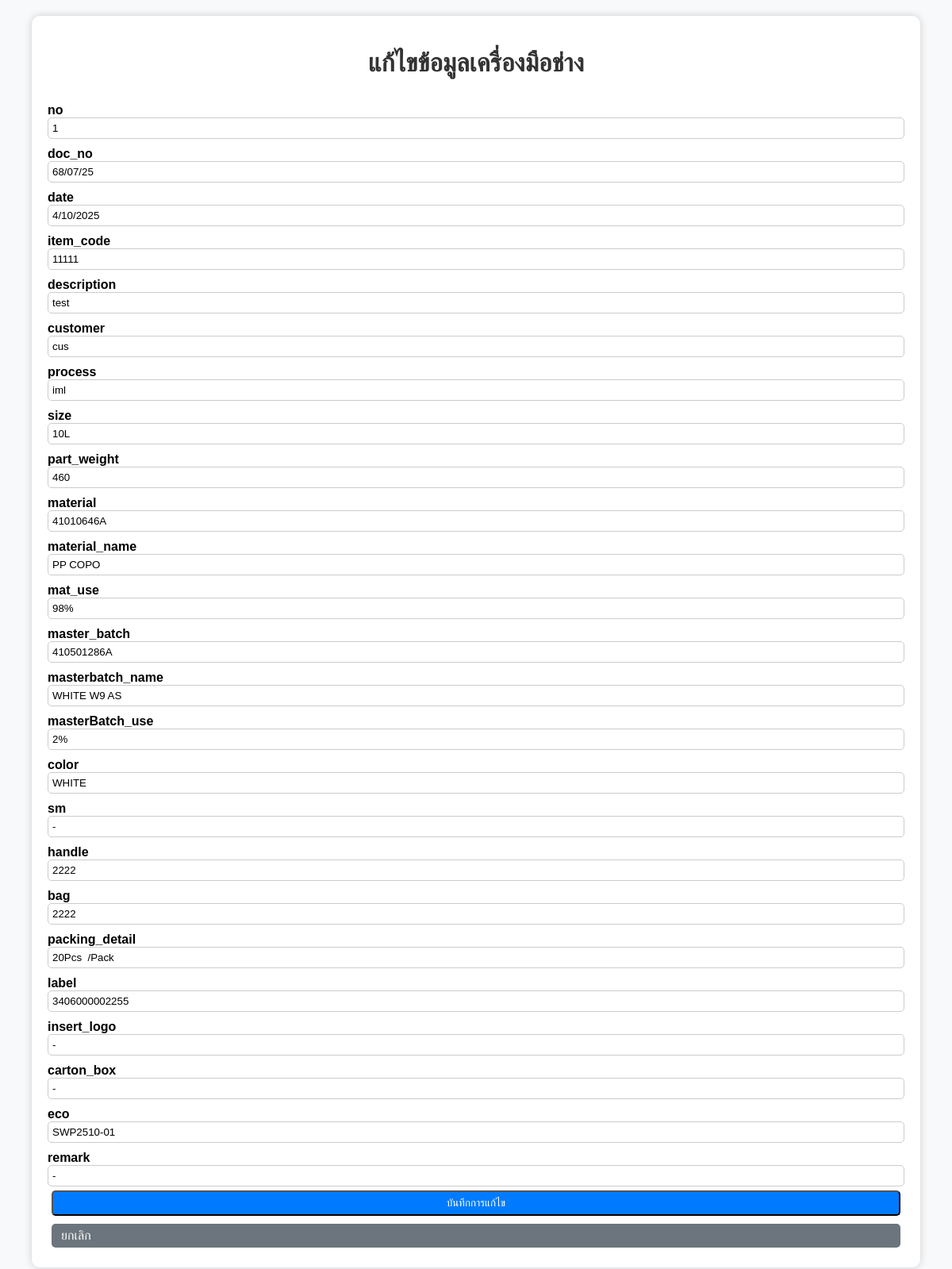
Screenshot of /edit/1 with the database file from the repository.
### tables this page shows
CREATE TABLE tools (
            id INTEGER PRIMARY KEY AUTOINCREMENT,
            no TEXT,
            doc_no TEXT,
            date TEXT,
            item_code TEXT,
            description TEXT,
            customer TEXT,
            process TEXT,
            size TEXT,
            part_weight TEXT,
            material TEXT,
            material_name TEXT,
            mat_use TEXT,
            master_batch TEXT,
            masterbatch_name TEXT,
            masterBatch_use TEXT,
            color TEXT,
            sm TEXT,
            handle TEXT,
            bag TEXT,
            packing_detail TEXT,
            label TEXT,
            insert_logo TEXT,
            carton_box TEXT,
            eco TEXT,
            remark TEXT
        );

### app.py (the view, shortened to what this page needs)
@app.route('/edit/<int:id>', methods=['GET', 'POST'])
def edit(id):
    conn = sqlite3.connect(DB_NAME)
    c = conn.cursor()
    c.execute("SELECT * FROM tools WHERE id=?", (id,))
    data = c.fetchone()
    conn.close()
    return render_template('edit.html', data=data)

### templates/edit.html (shortened to what this page needs)
<!DOCTYPE html>
<html lang="th">
<head>
    <link rel="stylesheet" href="{{ url_for('static', filename='style.css') }}">
</head>
<body>
<div class="container">
    <h1>แก้ไขข้อมูลเครื่องมือช่าง</h1>
    <form method="POST">
        {% set fields = ['no','doc_no','date','item_code','description','customer','process','size','part_weight','material','material_name','mat_use','master_batch','masterbatch_name','masterBatch_use','color','sm','handle','bag','packing_detail','label','insert_logo','carton_box','eco','remark'] %}
        {% for i in range(fields|length) %}
            <label>{{ fields[i] }}</label>
            <input type="text" name="{{ fields[i] }}" value="{{ data[i+1] }}" required>
        {% endfor %}
        <button type="submit" class="btn">บันทึกการแก้ไข</button>
        <a href="{{ url_for('index') }}" class="btn-cancel">ยกเลิก</a>
    </form>
</div>
</body>
</html>

### static/style.css (style rules this page uses)
body { font-family: 'Prompt', sans-serif; background: #f7f9fb; margin: 0; padding: 0; }
.container { width: 90%; margin: 20px auto; background: white; padding: 20px; border-radius: 10px; box-shadow: 0 0 10px #ccc; }
h1 { text-align: center; color: #333; }
.btn, .btn-edit, .btn-delete, .btn-cancel { display: inline-block; padding: 6px 12px; margin: 5px; border-radius: 5px; text-decoration: none; color: white; }
.btn { background: #007bff; }
.btn-cancel { background: #6c757d; }
form { display: flex; flex-direction: column; }
label { font-weight: bold; margin-top: 10px; }
input { padding: 5px; border-radius: 5px; border: 1px solid #ccc; }

### rows the page displays
tools: no "1" "68/07/25" "4/10/2025" "11111" "test" "cus" "iml" "10L" "460" "41010646A" "PP COPO" "98%" "410501286A" "WHITE W9 AS" "2%" "WHITE" "-" "2222" "2222" "20Pcs /Pack" "3406000002255" "-" "-" "SWP2510-01" "-"

### other values shown
{{ fields[i] }} "no" "doc_no" "date" "item_code" "description" "customer" "process" "size" "part_weight" "material" "material_name" "mat_use" "master_batch" "masterbatch_name" "masterBatch_use" "color" "sm" "handle" "bag" "packing_detail" "label" "insert_logo" "carton_box" "eco" "remark"
